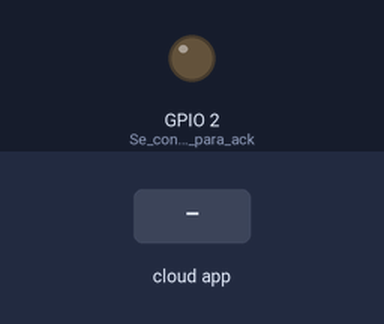
Recording of a sketch running on a simulated ESP32. Parts: output pins drawn as LEDs (lit = HIGH). Inputs (shaded band) come from the test bench. The ROS host is connected and sends only what is stated.

Above: at 1.2 s.
1.3 s: the phone or cloud app sets chatter to 0
At 1.6 s:
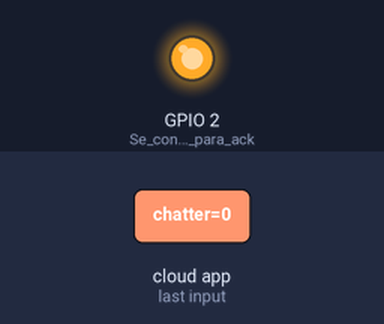
2.8 s: the phone or cloud app sets chatter to 1
At 3.9 s:
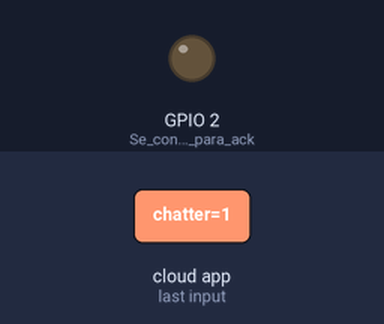
Timing chart, 0 to 5.8 s (numbered marks = the images above; inputs shaded):
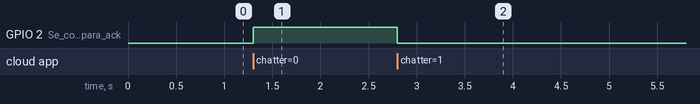

Measured:
- after the input at 1.3 s, GPIO 2 (Se_configura_led_para_ack): LOW → HIGH at once
- after the input at 2.8 s, GPIO 2 (Se_configura_led_para_ack): HIGH → LOW at once

The sketch:

ESP32_pubsub.ino
```cpp
/*Código para comunicarse vía serial con un nodo de ROS
 * Este script es un subscriptor
 * Para que este nodo funcione tiene que ejecutarse el node serial subscriber en ROS a la par de cargarse el código en la ESP
 */

//Librerías para la comunicación serial
#include <ros.h>//Librerías de ROS
#include <std_msgs/String.h>//Librería del tipo de mensaje a recibir


ros::NodeHandle  nh;//Se inicializan comunicaciones del nodo

//Función de callback
void messageCb( const std_msgs::String& toggle_msg){
  digitalWrite(2, HIGH-digitalRead(2));   //Al recibr dato prende y apaga led --> acknowledge
}

ros::Subscriber<std_msgs::String> sub("chatter", messageCb );//Se configura el subscriptor

void setup()
{
  pinMode(2, OUTPUT);//Se configura led para acknowledge
  nh.initNode();//Se da de alta el nodo ante el maestro
  nh.subscribe(sub);//Se da de alta el subscriptor
}

void loop()
{
  nh.spinOnce();
}
```
